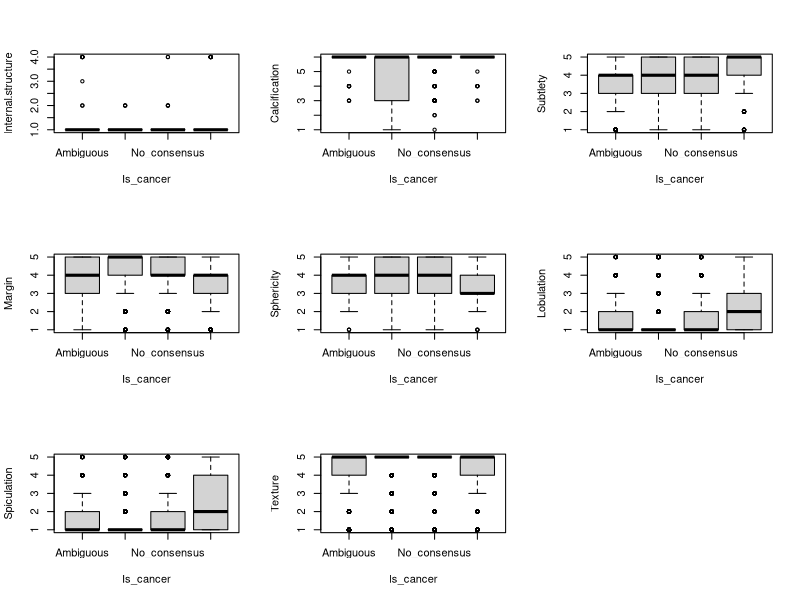
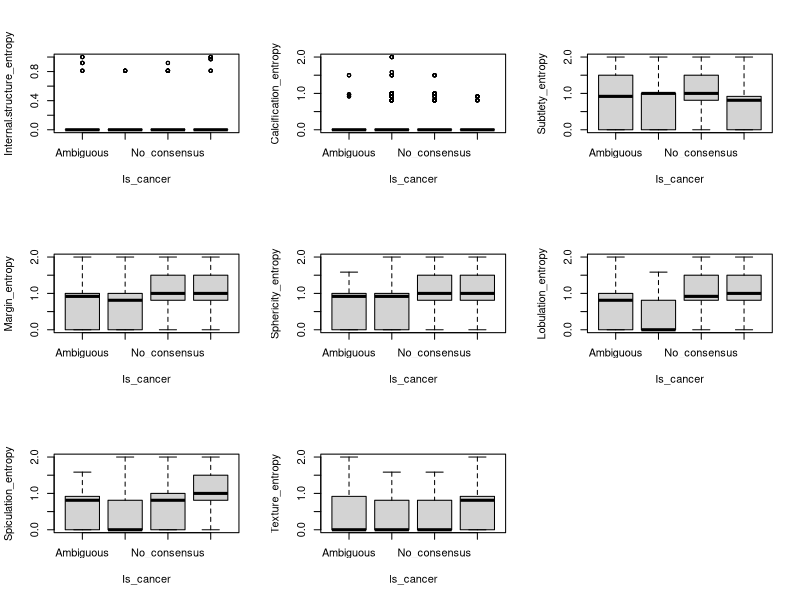
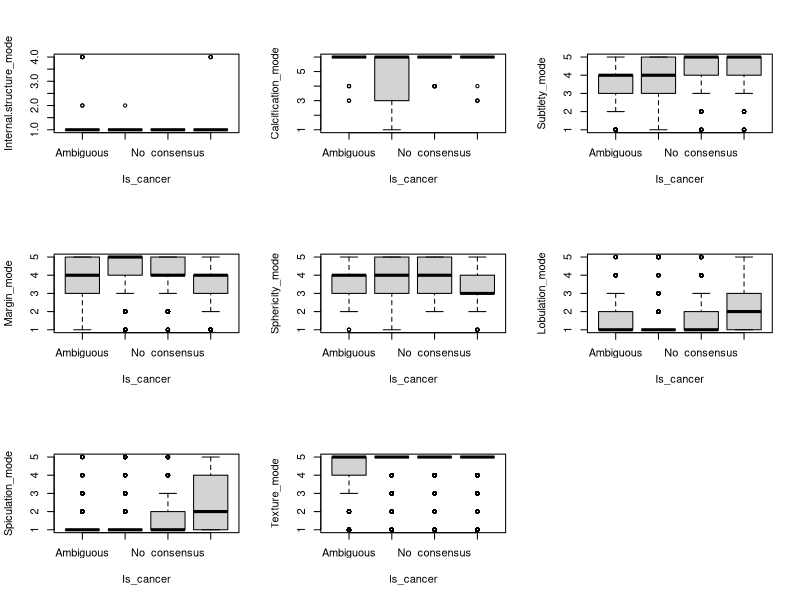
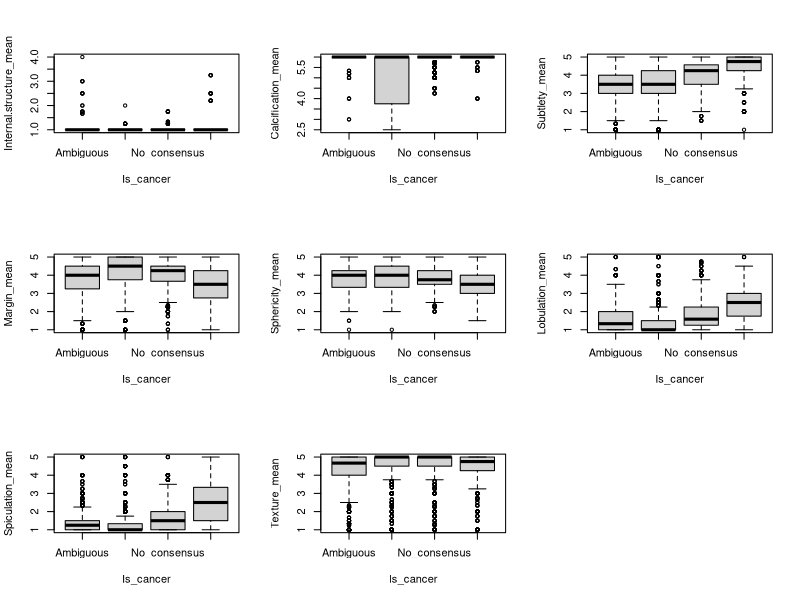
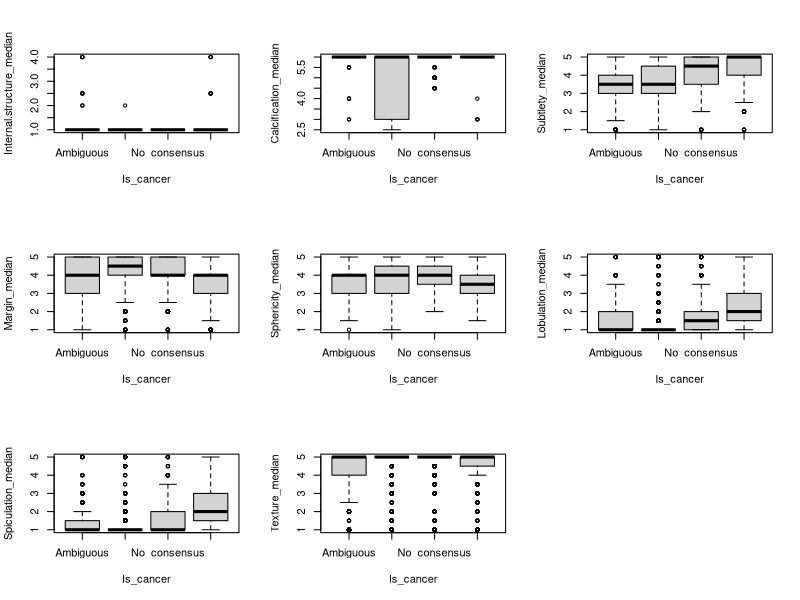
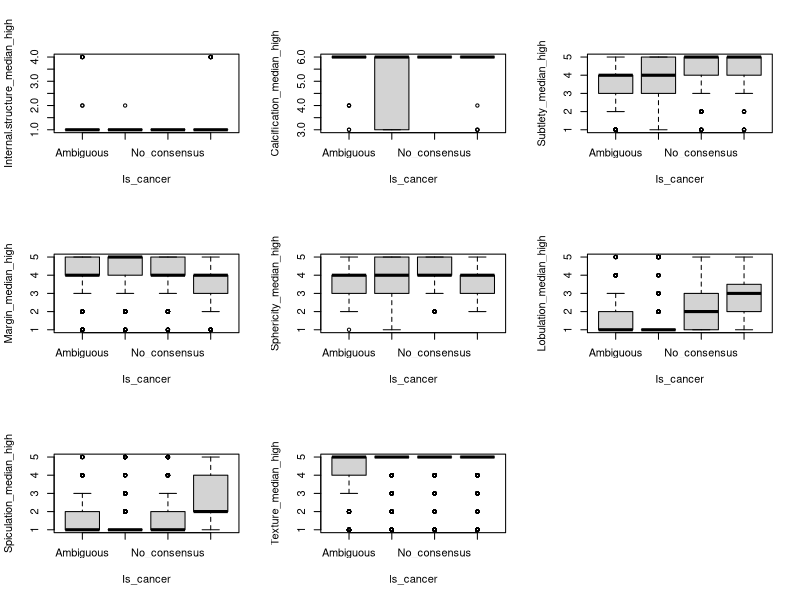
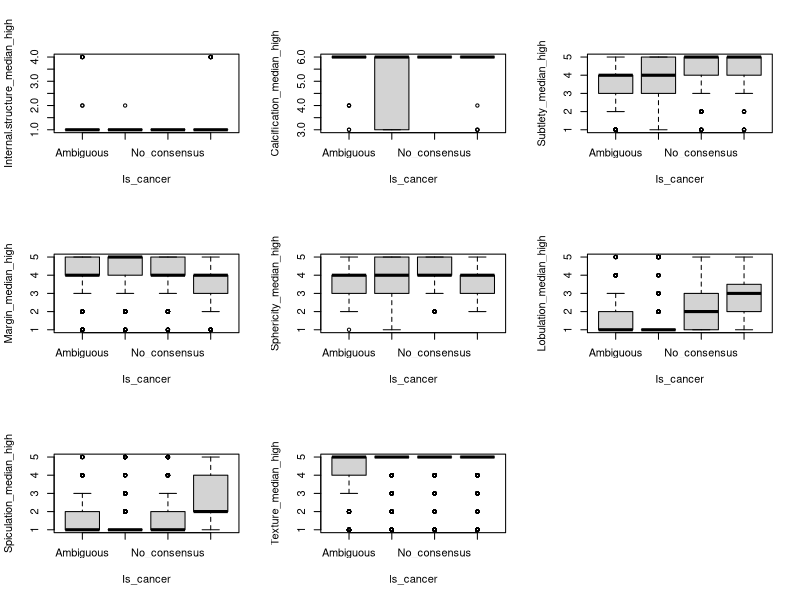
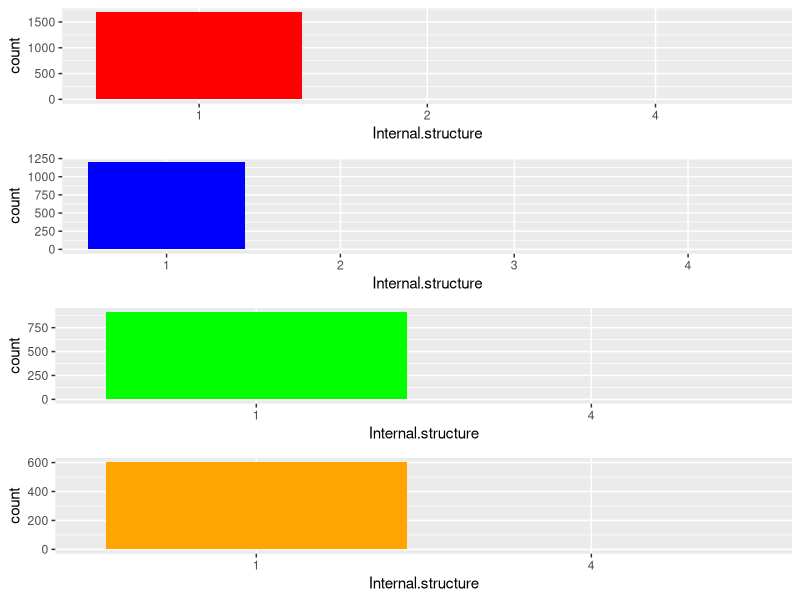

These charts were generated, in order, by the following R code:
## ---- chunk 1
knitr::opts_chunk$set(echo = TRUE)
library(mlbench)
library(dplyr)
library(caret)
library(Hmisc)
library(corrplot)
library(tidyverse)
library(pracma)
library(pROC)
library(gridExtra)
## ---- chunk 2
# Using patient and nodule ids from training dataset in nodule csv file to subset rows of annotation csv to prevent data leakage
train <- read.csv("../Data/Meta/meta_annotation_info_train.csv", header = TRUE)
test <- read.csv("../Data/Meta/meta_annotation_info_test.csv", header = TRUE)
## ---- chunk 3
# Purpose: EDA of the original nodule characteristics stratified by radiologist
# Inputs: Training dataset
# Outputs:
#   Prints 4 stacked barplots of distributions of the original nodule characteristics of our dataset, where each barplot is the annotations made by a single radiologist
#   1 image of barplots corresponds to 1 nodule characteristic

annotationDataAnalysis <- function(train_set) {
  annotation1 <- train_set %>% filter(Annotation_no == "1")
  annotation2 <- train_set %>% filter(Annotation_no == "2")
  annotation3 <- train_set %>% filter(Annotation_no == "3")
  annotation4 <- train_set %>% filter(Annotation_no == "4")
  
  annotation1 <- annotation1 %>% select(Internal.structure, Calcification, Subtlety,	Margin,	Sphericity,	Lobulation,	Spiculation, Texture, Malignancy)
  annotation2 <- annotation2 %>% select(Internal.structure, Calcification, Subtlety,	Margin,	Sphericity,	Lobulation,	Spiculation, Texture, Malignancy)
  annotation3 <- annotation3 %>% select(Internal.structure, Calcification, Subtlety,	Margin,	Sphericity,	Lobulation,	Spiculation, Texture, Malignancy)
  annotation4 <- annotation4 %>% select(Internal.structure, Calcification, Subtlety,	Margin,	Sphericity,	Lobulation,	Spiculation, Texture, Malignancy)
  
  categoricalColumns <- colnames(annotation1)
  k <- length(annotation1)
  
  for(j in 1:k) {
    options(repr.plot.width=4, repr.plot.height=5)
    plot1 <- ggplot(annotation1, aes(x=as.factor(annotation1[, j]))) + geom_bar(fill = "red", position = position_dodge(preserve = "total")) + labs(x = colnames(annotation1[j])) + scale_x_discrete(drop=FALSE)
    plot2 <- ggplot(annotation2, aes(x=as.factor(annotation2[, j]))) + geom_bar(fill = "blue", position = position_dodge(preserve = "total")) + labs(x = colnames(annotation2[j])) + scale_x_discrete(drop=FALSE)
    plot3 <- ggplot(annotation3, aes(x=as.factor(annotation3[, j]))) + geom_bar(fill = "green", position = position_dodge(preserve = "total")) + labs(x = colnames(annotation3[j])) + scale_x_discrete(drop=FALSE)
    plot4 <- ggplot(annotation4, aes(x=as.factor(annotation4[, j]))) + geom_bar(fill = "orange", position = position_dodge(preserve = "total")) + labs(x = colnames(annotation4[j])) + scale_x_discrete(drop=FALSE)
    ggsave(filename = paste("Plots/", categoricalColumns[j], "_annotation_comparisons.png", sep=""), grid.arrange(plot1, plot2, plot3, plot4, nrow=4))
  }
}

annotationDataAnalysis(train_set = train)
## ---- chunk 4
# Purpose: EDA of each predictor (including those made from summary statistics) separated by categories of the response variable.
# Inputs: 
#   train_set: Training dataset
#   
# Outputs:
#   Prints box and whisker plots of each predictor by response category

non_train_cols = c("Patient_id", "Nodule_no", "Nodule_id", "Annotation_no", "Malignancy_median", "Malignancy_median_high", "Malignancy_entropy",
                        "Malignancy_mode", "Malignancy_mean", "Malignancy")

plotPredictorsByResponseCategories = function(train_set, non_train_columns) {
  # eliminate all columns that have to do with Malignancy and the response var
  
  train_filter <- train[!(names(train_set) %in% non_train_columns)]
  summary(train_filter)
  varnames = names(train_filter)
  par(mfrow=c(3,3))
  for(j in c(1:8)){
    plot(factor(train_filter$Is_cancer),train_filter[,j],xlab="Is_cancer",ylab=varnames[j]) 
    }
  par(mfrow=c(3,3))
  for(j in c(9:16)){
    plot(factor(train_filter$Is_cancer),train_filter[,j],xlab="Is_cancer",ylab=varnames[j]) 
    }
  par(mfrow=c(3,3))
  for(j in c(17:24)){
    plot(factor(train_filter$Is_cancer),train_filter[,j],xlab="Is_cancer",ylab=varnames[j]) 
    }
  par(mfrow=c(3,3))
  for(j in c(25:32)){
    plot(factor(train_filter$Is_cancer),train_filter[,j],xlab="Is_cancer",ylab=varnames[j])
    }
  par(mfrow=c(3,3))
  for(j in c(33:40)){
    plot(factor(train_filter$Is_cancer),train_filter[,j],xlab="Is_cancer",ylab=varnames[j]) 
    }
  par(mfrow=c(3,3))
  for(j in c(41:48)){ 
    plot(factor(train_filter$Is_cancer),train_filter[,j],xlab="Is_cancer",ylab=varnames[j]) 
  }
  par(mfrow=c(3,3))
  for(j in c(41:48)){ 
    plot(factor(train_filter$Is_cancer),train_filter[,j],xlab="Is_cancer",ylab=varnames[j]) 
  }
}

plotPredictorsByResponseCategories(train_set = train, non_train_columns = non_train_cols)
